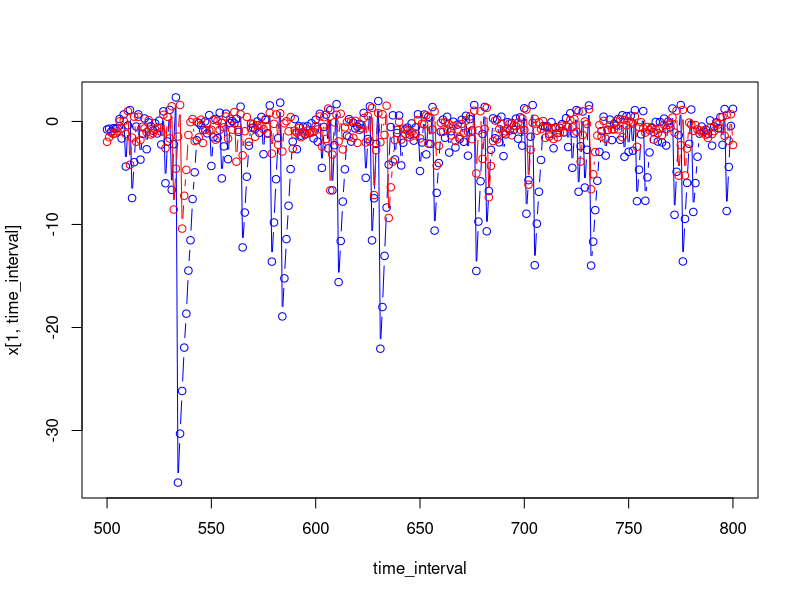

Generate this figure with R:
### FB 24/04/2019 -- Dominant lyapunov exponent code, following Dennis et al. 2001
### [Dennis, B., Desharnais, R. A., Cushing, J. M., Henson, S. M., & Costantino, R. F. (2001). Estimating chaos and complex dynamics in an insect population. Ecological Monographs, 71(2), 277-303.]
### Computes Lyapunov exponents for our stochastic two-species competition model

### In that case, the Jacobian is calculated on the log-scale so the model output should be on the logscale too

rm(list=ls())
graphics.off()

# Parameters
r = c(3,2.1) #max growth rate  
a = matrix(c(-4,-0,-0,-3.1),2,2,byrow=TRUE) #interaction parameters
sigma = 0.1 #Note: we have sigma=0.1 and not sigma^2 which is 0.01

### 1. Simulation of the model for a long time
tmax = 10000
x=matrix(0,nrow=2,ncol=tmax)
xd=matrix(0,nrow=2,ncol=tmax) # deterministic sim. 

x[,1] = c(0,0.1)
xd[,1] = c(0,0.1)

seasonality<-2*sin(2*pi*(1:tmax)/24)
y1noise<-arima.sim(model=list(ar=c(0.1, 0.2, 0.1,0.5,-0.1)), n=tmax,sd=sqrt(0.5) )
y1<-seasonality+y1noise
y1=rbind(y1,y1)


for (t in 1:(tmax-1)){
  x[,t+1] = x[,t] + r + a %*% exp(x[,t]) + 0.5*y1[,t]+ rnorm(2,0,sigma)# Ricker compet model on the log-scale
  xd[,t+1] = xd[,t] + r + a %*% exp(xd[,t])  # Ricker compet model on the log-scale
}

# Check time series by plotting a subset
time_interval = 500:800
plot(time_interval,x[1,time_interval],type="b",col="blue")
lines(time_interval,x[2,time_interval],type="b",col="red")


### 2. Definition of the Jacobian
Jacobian <-function(x,a){
  J = matrix(0,2,2)
  J[1,1] = 1 + a[1,1]*exp(x[1])
  J[1,2] = a[1,2]*exp(x[2])
  J[2,1] = a[2,1]*exp(x[1])
  J[2,2] = 1 + a[2,2]*exp(x[2])
  return(J)
}

### 3. LE computation
# for the two species independently, since these are independent. 

#Initializing
s1=s2=rep(1,tmax)
s1deter=s2deter=rep(1,tmax)
J1 = Jacobian(x[,1],a)
J1d = Jacobian(xd[,1],a)

s1[1]=abs(J1[1,1]);
s2[1]=abs(J1[2,2]);
s1deter[1]=abs(J1d[1,1]);
s2deter[1]=abs(J1d[2,2]);

for (t in 2:tmax){
  J = Jacobian(x[,t],a)
  Jd = Jacobian(xd[,t],a)
  s1[t] = abs(J[1,1]);
  s2[t] = abs(J[2,2]);
  s1deter[t] = abs(Jd[1,1]);
  s2deter[t] = abs(Jd[2,2]);
}

LE1=(1/tmax)*sum(log(s1));
LE2=(1/tmax)*sum(log(s2));

LEd1=(1/tmax)*sum(log(s1deter));
LEd2=(1/tmax)*sum(log(s2deter));

LE1 #positive (but less than without the driver)
LE2 #negative

LEd1 #pos., beginning of chaos
LEd2 #should be negative since this is a two-cycle

